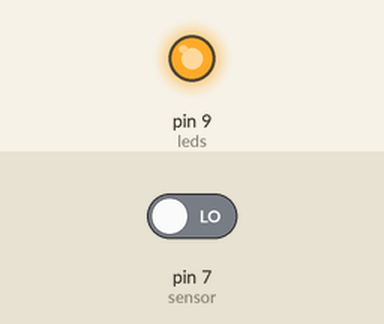
This sketch was run on a simulated Arduino Uno, built with avr-gcc and run on an emulated ATmega328P. Parts: output pins drawn as LEDs (lit = HIGH). The inputs (shaded band) are chosen by the test bench; at power-on: pin 7 (sensor) LOW.

Above: at 1.2 s.
1.3 s: pin 7 (sensor) driven HIGH
At 2.5 s:
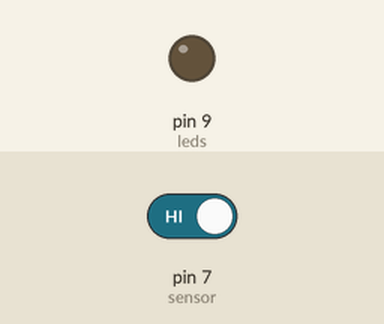
2.8 s: pin 7 (sensor) driven LOW
At 3.6 s:
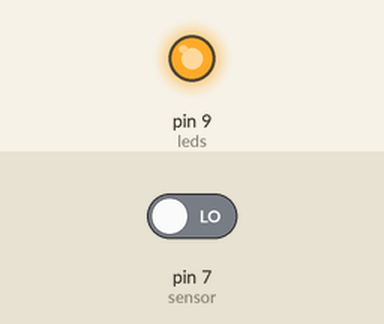
Timing chart, 0 to 5.8 s (numbered marks = the images above; inputs shaded):
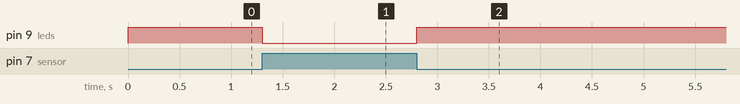

The sketch:

ses_sensoru.ino
```cpp
#define sensor 7

#define leds 9

int sayac=0;
int deger=0;
void setup() {
 pinMode(sensor,INPUT);
 pinMode(leds,OUTPUT);
 Serial.begin(9600);

}

void loop() {


  if(digitalRead(sensor))
  {
  digitalWrite(leds,LOW);
  }
  else
  {
    digitalWrite(leds,HIGH);
  }
}
```

Measured:
- after the input at 1.3 s, pin 9 (leds): HIGH → LOW at once
- after the input at 2.8 s, pin 9 (leds): LOW → HIGH at once
